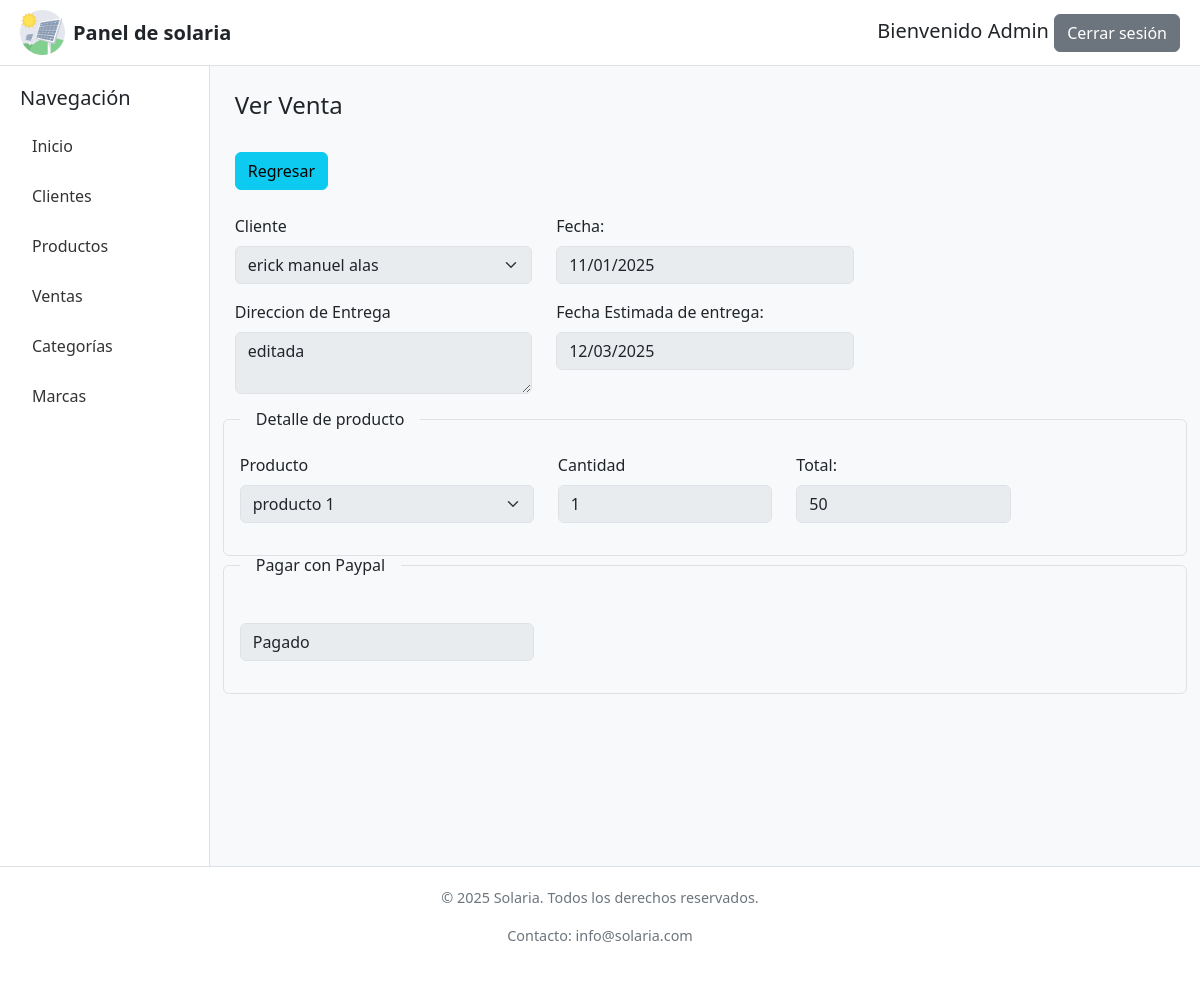
Page /ventas/ver/3 (signed in) on the committed database.
### tables this page shows
CREATE TABLE `ventas` (
  `ventaId` int(11) NOT NULL,
  `clienteId` int(11) NOT NULL,
  `direccionEntrega` varchar(255) DEFAULT NULL,
  `fechaVenta` date NOT NULL,
  `fechaEntregaEstimada` date DEFAULT NULL,
  `fechaEnvio` date DEFAULT NULL,
  `total` float(8,2) DEFAULT NULL
);

CREATE TABLE `detallesventas` (
  `ventaDetallesId` int(11) NOT NULL,
  `ventaId` int(11) NOT NULL,
  `productoId` int(11) NOT NULL,
  `precioUnit` float(8,2) DEFAULT NULL,
  `cantidad` int(11) NOT NULL,
  `subtotal` float(8,2) DEFAULT NULL
);

### helpers/EnvLoader.php (called while the page is built, shortened)
<?php
class EnvLoader {
    public static function get($key, $default = null) {
        return $_ENV[$key] ?? getenv($key) ?: $default;
    }
}

### models/conexion.php (called while the page is built, shortened)
<?php
require_once __DIR__ . '/../helpers/EnvLoader.php';
class Conexion
{
    private $conDB = null;
    public function __construct() {
        try{
            $this->host = EnvLoader::get('DBHOST', 'localhost');
            $this->port = EnvLoader::get('DBPORT', '3306');
            $this->user = EnvLoader::get('DBUSER', 'root');
            $this->pass = EnvLoader::get('DBPASS', '');
            $this->dbname = EnvLoader::get('DBNAME', 'test');
            $strConexion = "mysql:host={$this->host};port={$this->port};dbname={$this->dbname}";
            $this->conDB = new PDO($strConexion, $this->user, $this->pass);
        }catch(Exception $e){
            echo "Error al cargar la conexion: " . $e->getMessage();
        }
    }
    public function getConexion() {
        return $this->conDB;
    }
}

### models/ClienteModel.php (called while the page is built, shortened)
<?php
require_once('conexion.php');
class ClienteModel extends Conexion {
    private $conexion;
    private $tabla = 'clientes';
    public function __construct() {
        $this->conexion = $this->getConexion();
    }
    public function verClientes() {
        try {
            $sql = "SELECT c.clienteId,u.nombres, u.apellidos,c.numDocumentoId,c.presupuestoDisp,
                        u.email,
                        u.telefonoContacto
                    FROM clientes AS c
                    JOIN usuarios AS u ON c.usuarioId = u.usuarioId";
            $cmd = $this->conexion->prepare($sql);
            $cmd->execute();
            return $cmd->fetchAll(PDO::FETCH_ASSOC);
        } catch(PDOException $e) {
            error_log("Error al obtener clientes: ".$e->getMessage());
            return [];
        }
    }
    public function obtenerClientePorId($clienteId) {
        try {
            $sql = "SELECT c.*, u.username
                    FROM {$this->tabla} AS c
                    JOIN usuarios AS u ON c.usuarioId = u.usuarioId
                    WHERE c.clienteId = ?";
            $cmd = $this->conexion->prepare($sql);
            $cmd->execute([$clienteId]);
            return $cmd->fetch(PDO::FETCH_ASSOC);
        } catch(PDOException $e) {
            error_log("Error al obtener cliente por ID: " . $e->getMessage());
            return false;
        }
    }
}
?>

### models/VentaModel.php (called while the page is built, shortened)
<?php
require_once('conexion.php');
require_once('ClienteModel.php');
class VentaModel extends Conexion {
    private $conexion;
    private $table = 'ventas';
    private $tablaDetalle = 'detallesventas';
    public function __construct() {
        $this->conexion = $this->getConexion();
    }
    public function obtenerVenta(int $id){
        try{
            $sql = "SELECT * FROM {$this->table} where ventaId = :id";
            $cmd = $this->conexion->prepare($sql);
            $cmd->bindParam(':id', $id, PDO::PARAM_INT);
            $cmd->execute();
            $datos  = $cmd->fetch(PDO::FETCH_ASSOC);
            $cliente = (new ClienteModel())->obtenerClientePorId($datos['clienteId']);
            $datos['cliente'] = $cliente;
            $sqlDetalle = "SELECT * FROM {$this->tablaDetalle} WHERE ventaId = :id";
            $cmdDetalle = $this->conexion->prepare($sqlDetalle);
            $cmdDetalle->bindParam(':id', $id, PDO::PARAM_INT);
            $cmdDetalle->execute();
            $detalle = $cmdDetalle->fetchAll(PDO::FETCH_ASSOC);
            $datos['detalle'] = $detalle;
            return $datos;
        }catch(Exception $e){
            echo "Error al obtener las ventas: " . $e->getMessage();
            return null;
        }
    }
}

### models/ProductoModel2.php (called while the page is built, shortened)
<?php
require_once('conexion.php');
class ProductoModel extends Conexion {
    private $conexion;
    private $table = 'productos';
    public function __construct() {
        $this->conexion = $this->getConexion();
    }
    public function verProductos(){
        try{
            $sql = "SELECT * FROM {$this->table}";
            $cmd = $this->conexion->prepare($sql);
            $cmd->execute();
            return $cmd->fetchAll(PDO::FETCH_ASSOC);
        }catch(Exception $e){
            echo "Error al obtener los productos: " . $e->getMessage();
            return [];
        }
    }
}

### views/ventas/verVenta.php (the view, shortened to what this page needs)
<?php require_once(VIEWS_PATH . "layout/header.php"); ?>
    <h4>Ver Venta</h4>
    <a href="<?php echo BASE_URL; ?>ventas/listarVentas" class="btn btn-info mt-4 mb-4">Regresar</a>
    <form action="#" method="POST">
        <div class="row">
            <div class="mb-3 col-md-4">
                <label for="clienteId" class="form-label">Cliente</label>
                <select class="form-select" id="clienteId" name="clienteId" required disabled>
                    <?php foreach ($clientes as $cliente): ?>
                        <?php
                        if($venta['clienteId'] == $cliente['clienteId']) {
                            $selected = 'selected';
                        } else {
                            $selected = '';
                        }
                        ?>
                        <option value="<?php echo $cliente['clienteId']; ?>" <?= $selected; ?>>
                            <?php echo $cliente['nombres'] . ' ' . $cliente['apellidos']; ?>
                        </option>
                    <?php endforeach; ?>
                </select>
            </div>
            <div class="mb-3 col-md-4">
                <label for="fechaVenta" class="form-label">Fecha:</label>
                <input type="date" class="form-control" id="fechaVenta" name="fechaVenta" required value="<?= $venta['fechaVenta']; ?>" disabled>
            </div>
        </div>
        <div class="row">
            <div class="mb-3 col-md-4">
                <label for="direccionEntrega" class="form-label">Direccion de Entrega</label>
                <textarea name="direccionEntrega" class="form-control" id="direccionEntrega" rows="2" required disabled><?= $venta['direccionEntrega']; ?></textarea>
            </div>
            <div class="mb-3 col-md-4">
                <label for="fechaEstimada" class="form-label">Fecha Estimada de entrega:</label>
                <input type="date" class="form-control" id="fechaEstimada" name="fechaEstimada" required value="<?= $venta['fechaEntregaEstimada']; ?>" disabled>
            </div>
        </div>
        <div class="row">
            <fieldset class="border p-3 rounded">
                <legend class="float-none w-auto px-3 h6">
                    Detalle de producto
                </legend>
                <div class="row">
                    <div class="mb-3 col-md-4">
                        <label for="productoId" class="form-label">Producto</label>
                        <select class="form-select" id="productoId" name="productoId" required disabled>
                                <?php foreach ($productos as $prod):
                                    if($venta['detalle'][0]['productoId'] == $prod['productoId']) {
                                        $selected = 'selected';
                                    } else {
                                        $selected = '';
                                    }
                                    ?>
                                <option value="<?php echo $prod['productoId']; ?>" <?= $selected; ?>>
                                    <?php echo $prod['nombre_producto'] ?>
                                </option>
                            <?php endforeach; ?>
                        </select>
                    </div>
                    <div class="mb-3 col-md-3">
                        <label for="cantidad" class="form-label">Cantidad</label>
                        <input type="number" class="form-control" id="cantidad" name="cantidad" disabled required value="<?= $venta['detalle'][0]['cantidad']; ?>" min ="1">
                    </div>
                    <div class="mb-3 col-md-3">
                        <label for="cantidad" class="form-label">Total:</label>
                        <?php
                            $total = $venta['total'];
                        ?>
                        <input type="number" class="form-control" id="cantidad" name="cantidad" required value="<?= $total; ?>" min ="1" disabled>
                    </div>
                </div>
            </fieldset>
            <fieldset class="border p-3 rounded">
                <legend class="float-none w-auto px-3 h6">
                    Pagar con Paypal
                </legend>
                <div class="row">
                    <div class="mb-3 col-md-4">
                        <input type="text" disabled class="form-control" id="estado" name="estado" value="Pagado" >
                    </div>
                </div>
            </fieldset>
        </div>
    </form>
<?php require_once(VIEWS_PATH . "layout/footer.php"); ?>

### views/layout/header.php (style rules this page uses)
body { background-color: #f8f9fa; }

### rows in the picture
ventas: fechaVenta "11/01/2025", direccionEntrega "editada", fechaEstimada "12/03/2025", cantidad "50"
detallesventas: cantidad "1"

### other values in the picture
$_SESSION['username'] "Admin"
form field clienteId "erick manuel alas"
form field productoId "producto 1"
